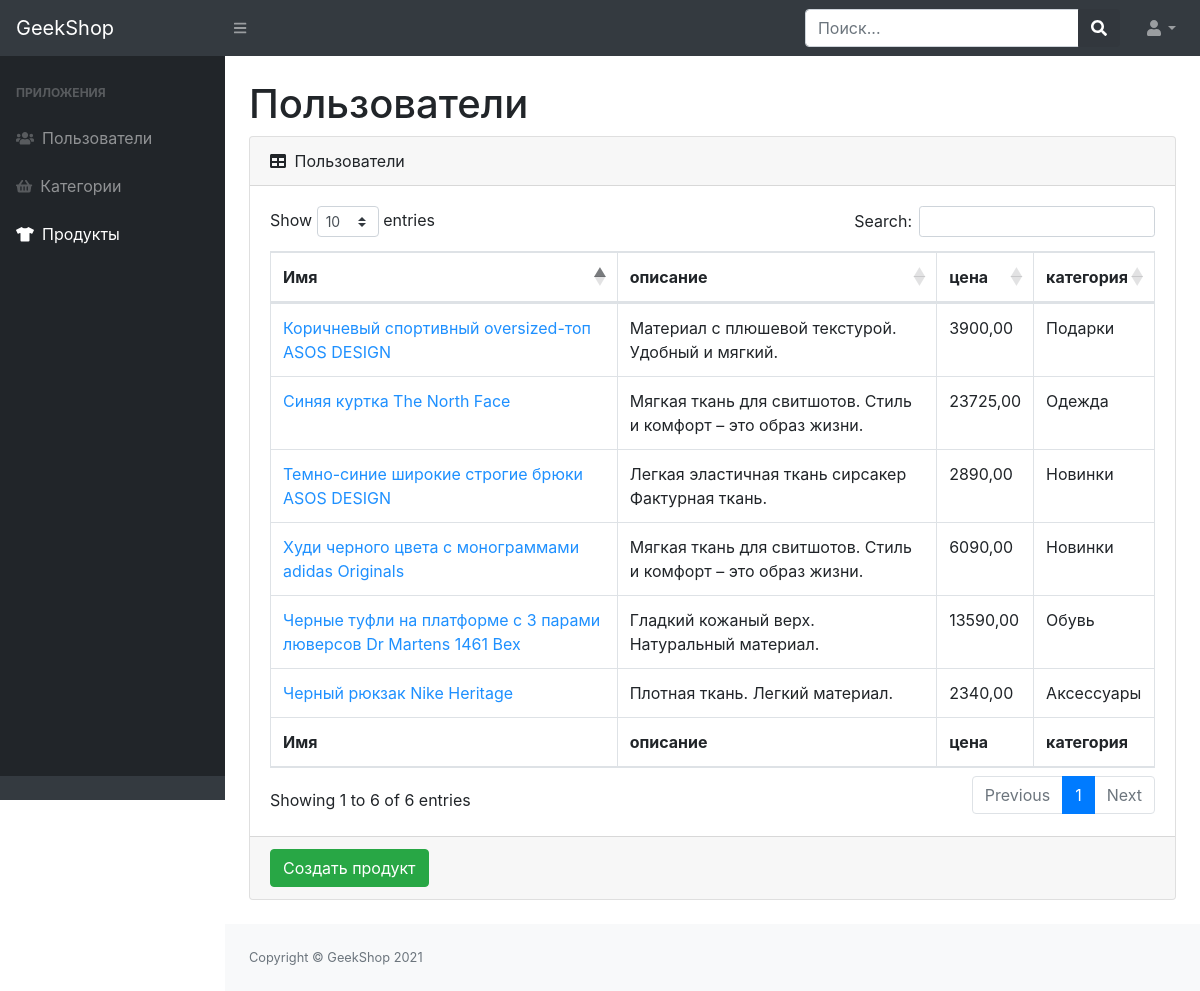
The app's page /adminapp/products/ (signed in), older data.
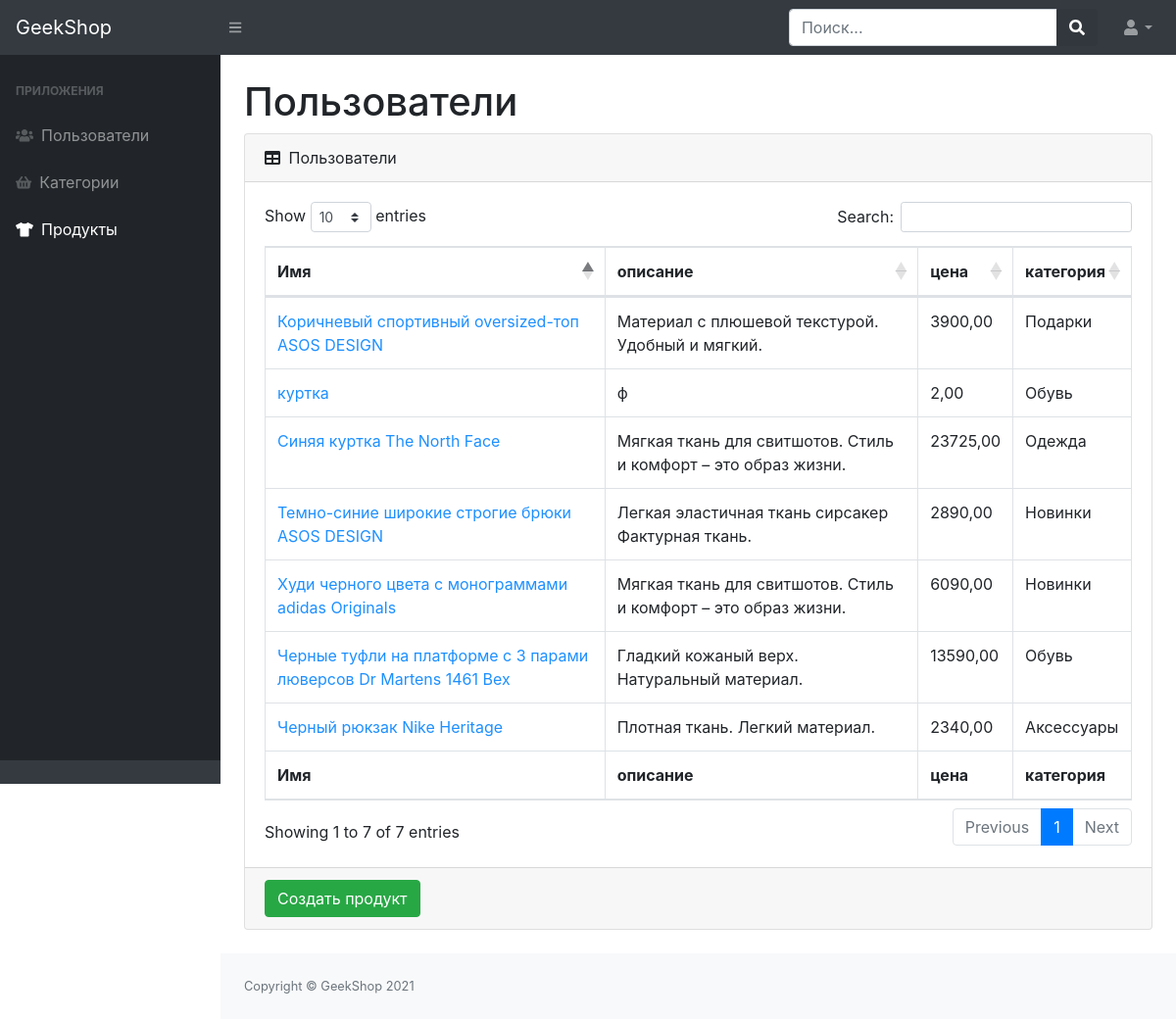
The same page, newer data.
### mainapp/models.py (models this page shows, shortened)
class Product(models.Model):
    name = models.CharField(max_length=200)
    image = models.ImageField(upload_to="product_images", blank=True)
    description = models.TextField(blank=True, null=True)
    price = models.DecimalField(max_digits=8, decimal_places=2)
    quantity = models.PositiveIntegerField(default=0)
    category = models.ForeignKey(ProductCategories, on_delete=models.CASCADE)

class ProductCategories(models.Model):
    name = models.CharField(max_length=200, unique=True)
    description = models.TextField(blank=True, null=True)
    def __str__(self):
        return self.name

### adminapp/views.py (the view)
# urls.py: path("products/", admin_products, name="admin_products"),
@user_passes_test(lambda u: u.is_superuser)
def admin_products(request):
    context = {
        "title": "Админка | товары",
        "products": Product.objects.all()
    }
    return render(request, "adminapp/admin-product-read.html", context)

### adminapp/templates/adminapp/admin-product-read.html
{% extends "adminapp/base.html" %}
{% block content %}
  <div class="container-fluid">
    <h1 class="mt-4">Пользователи</h1>
    <div class="card mb-4">
      <div class="card-header">
        <i class="fas fa-table mr-1"></i>
        Пользователи
      </div>
      <div class="card-body">
        <div class="table-responsive">
          <table class="table table-bordered" id="dataTable" width="100%" cellspacing="0">
            <thead>
              <tr>
                <th>Имя</th>
                <th>описание</th>
                <th>цена</th>
                <th>категория</th>
              </tr>
            </thead>
            <tfoot>
              <tr>
                <th>Имя</th>
                <th>описание</th>
                <th>цена</th>
                <th>категория</th>
              </tr>
            </tfoot>
            <tbody>
            {% for product in products %}
              <tr>
                <td><a href="{% url 'adminapp:admin_product_update' product.id %}" style="color: dodgerblue">{{ product.name }}</a></td>
                <td>{{ product.description }}</td>
                <td>{{ product.price }}</td>
                <td>{{ product.category }}</td>
              </tr>
            {% endfor %}
            </tbody>
          </table>
        </div>
      </div>
      <div class="card-footer">
        <a href="{% url 'adminapp:admin_product_create' %}">
          <button class="btn btn-success">Создать продукт</button>
        </a>
      </div>
    </div>
  </div>
{% endblock %}

Row changes from the older to the newer data that the page shows:
added Product: name "куртка", description "ф", price "2,00", category "Обувь"
Text that changed along with them:
text written by a page script: "Show entries Search: Showing 1 to 6 of 6 entries Previous 1 Next" → "Show entries Search: Showing 1 to 7 of 7 entries Previous 1 Next"
